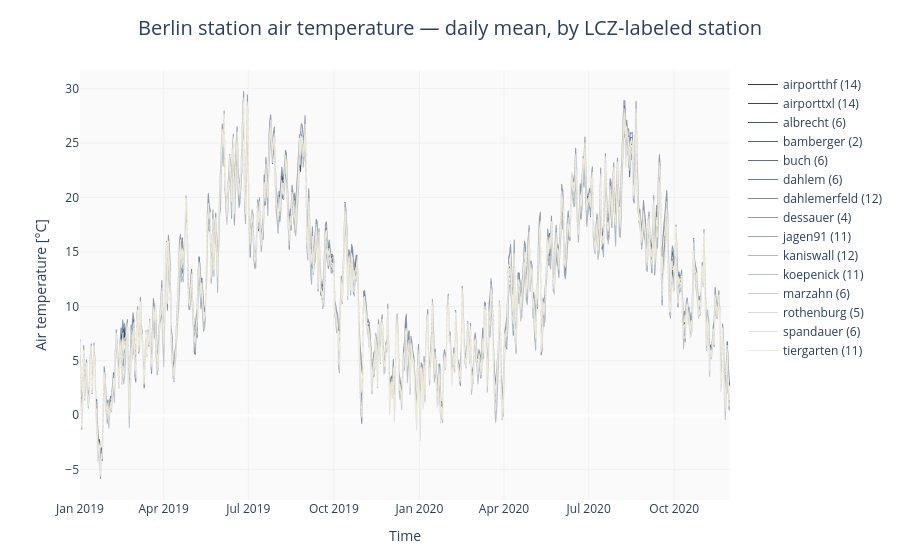

The notebook cell this image was saved under:
### Code cell
fig_line = lcz_ts(
    x=lcz_map, data_frame=df, var="airT", station_id="station",
    time_freq="day", plot_type="basic_line", lang="en",
    title="Berlin station air temperature — daily mean, by LCZ-labeled station",
)
fig_line.show()

### Figure 1 — Plotly figure (JSON) as saved in the notebook; plotly's stock layout.template omitted (floating-point values rounded to 4 significant figures; data arrays with more than 128 entries replaced by an {"elided": "..."} marker saying what was removed)
{"data": [{"hovertemplate": "<b>airportthf (14)</b><br>Time: %{x}<br>Air temperature [°C]: %{y:.2f}<extra></extra>", "line": {"color": "rgb(42,63,92)", "width": 1}, "name": "airportthf (14)", "type": "scattergl", "x": {"elided": "700 str values"}, "y": {"elided": "700 float values"}}, {"hovertemplate": "<b>airporttxl (14)</b><br>Time: %{x}<br>Air temperature [°C]: %{y:.2f}<extra></extra>", "line": {"color": "rgb(52,73,104)", "width": 1}, "name": "airporttxl (14)", "type": "scattergl", "x": {"elided": "700 str values"}, "y": {"elided": "700 float values"}}, {"hovertemplate": "<b>albrecht (6)</b><br>Time: %{x}<br>Air temperature [°C]: %{y:.2f}<extra></extra>", "line": {"color": "rgb(64,85,115)", "width": 1}, "name": "albrecht (6)", "type": "scattergl", "x": {"elided": "700 str values"}, "y": {"elided": "700 float values"}}, {"hovertemplate": "<b>bamberger (2)</b><br>Time: %{x}<br>Air temperature [°C]: %{y:.2f}<extra></extra>", "line": {"color": "rgb(78,98,127)", "width": 1}, "name": "bamberger (2)", "type": "scattergl", "x": {"elided": "700 str values"}, "y": {"elided": "700 float values"}}, {"hovertemplate": "<b>buch (6)</b><br>Time: %{x}<br>Air temperature [°C]: %{y:.2f}<extra></extra>", "line": {"color": "rgb(93,112,138)", "width": 1}, "name": "buch (6)", "type": "scattergl", "x": {"elided": "700 str values"}, "y": {"elided": "700 float values"}}, {"hovertemplate": "<b>dahlem (6)</b><br>Time: %{x}<br>Air temperature [°C]: %{y:.2f}<extra></extra>", "line": {"color": "rgb(109,126,149)", "width": 1}, "name": "dahlem (6)", "type": "scattergl", "x": {"elided": "700 str values"}, "y": {"elided": "700 float values"}}, {"hovertemplate": "<b>dahlemerfeld (12)</b><br>Time: %{x}<br>Air temperature [°C]: %{y:.2f}<extra></extra>", "line": {"color": "rgb(125,141,161)", "width": 1}, "name": "dahlemerfeld (12)", "type": "scattergl", "x": {"elided": "700 str values"}, "y": {"elided": "700 float values"}}, {"hovertemplate": "<b>dessauer (4)</b><br>Time: %{x}<br>Air temperature [°C]: %{y:.2f}<extra></extra>", "line": {"color": "rgb(142,156,173)", "width": 1}, "name": "dessauer (4)", "type": "scattergl", "x": {"elided": "700 str values"}, "y": {"elided": "700 float values"}}, {"hovertemplate": "<b>jagen91 (11)</b><br>Time: %{x}<br>Air temperature [°C]: %{y:.2f}<extra></extra>", "line": {"color": "rgb(157,170,184)", "width": 1}, "name": "jagen91 (11)", "type": "scattergl", "x": {"elided": "700 str values"}, "y": {"elided": "700 float values"}}, {"hovertemplate": "<b>kaniswall (12)</b><br>Time: %{x}<br>Air temperature [°C]: %{y:.2f}<extra></extra>", "line": {"color": "rgb(173,184,196)", "width": 1}, "name": "kaniswall (12)", "type": "scattergl", "x": {"elided": "700 str values"}, "y": {"elided": "700 float values"}}, {"hovertemplate": "<b>koepenick (11)</b><br>Time: %{x}<br>Air temperature [°C]: %{y:.2f}<extra></extra>", "line": {"color": "rgb(187,197,205)", "width": 1}, "name": "koepenick (11)", "type": "scattergl", "x": {"elided": "700 str values"}, "y": {"elided": "700 float values"}}, {"hovertemplate": "<b>marzahn (6)</b><br>Time: %{x}<br>Air temperature [°C]: %{y:.2f}<extra></extra>", "line": {"color": "rgb(201,208,213)", "width": 1}, "name": "marzahn (6)", "type": "scattergl", "x": {"elided": "700 str values"}, "y": {"elided": "700 float values"}}, {"hovertemplate": "<b>rothenburg (5)</b><br>Time: %{x}<br>Air temperature [°C]: %{y:.2f}<extra></extra>", "line": {"color": "rgb(215,218,217)", "width": 1}, "name": "rothenburg (5)", "type": "scattergl", "x": {"elided": "700 str values"}, "y": {"elided": "700 float values"}}, {"hovertemplate": "<b>spandauer (6)</b><br>Time: %{x}<br>Air temperature [°C]: %{y:.2f}<extra></extra>", "line": {"color": "rgb(228,226,218)", "width": 1}, "name": "spandauer (6)", "type": "scattergl", "x": {"elided": "700 str values"}, "y": {"elided": "700 float values"}}, {"hovertemplate": "<b>tiergarten (11)</b><br>Time: %{x}<br>Air temperature [°C]: %{y:.2f}<extra></extra>", "line": {"color": "rgb(240,233,214)", "width": 1}, "name": "tiergarten (11)", "type": "scattergl", "x": {"elided": "700 str values"}, "y": {"elided": "700 float values"}}], "layout": {"hoverlabel": {"bgcolor": "white", "font": {"size": 13}}, "hovermode": "x unified", "margin": {"b": 60, "l": 80, "r": 40, "t": 70}, "paper_bgcolor": "white", "plot_bgcolor": "#fafafa", "title": {"font": {"size": 20}, "text": "Berlin station air temperature — daily mean, by LCZ-labeled station", "x": 0.5, "xanchor": "center"}, "xaxis": {"gridcolor": "#f0f0f0", "tickfont": {"size": 12}, "title": {"font": {"size": 14}, "text": "Time"}}, "yaxis": {"gridcolor": "#f0f0f0", "tickfont": {"size": 12}, "title": {"font": {"size": 14}, "text": "Air temperature [°C]"}}}}
